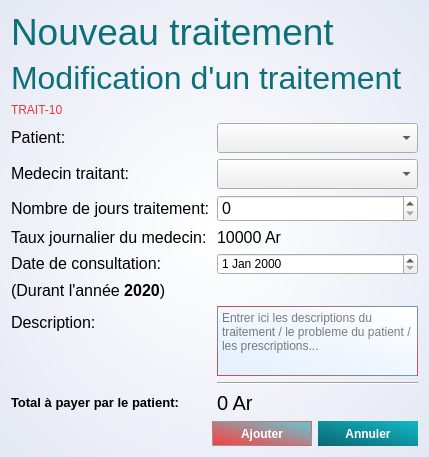
<?xml version="1.0" encoding="UTF-8"?>
<ui version="4.0">
 <class>AddTraitDialog</class>
 <widget class="QDialog" name="AddTraitDialog">
  <property name="geometry">
   <rect>
    <x>0</x>
    <y>0</y>
    <width>429</width>
    <height>443</height>
   </rect>
  </property>
  <property name="windowTitle">
   <string>Dialog</string>
  </property>
  <property name="styleSheet">
   <string notr="true">#AddTraitDialog{
background-color: qradialgradient(spread:pad, cx:0.494318, cy:0.5, radius:0.859, fx:0.5, fy:0.5, stop:0 rgba(255, 255, 255, 255), stop:1 rgba(222, 227, 241, 255));
}</string>
  </property>
  <layout class="QVBoxLayout" name="verticalLayout">
   <item>
    <widget class="QLabel" name="newTraitLbl">
     <property name="styleSheet">
      <string notr="true">color: rgb(13, 111, 122);
font: 75 26pt &quot;Calibri&quot;;</string>
     </property>
     <property name="text">
      <string>&lt;!DOCTYPE HTML PUBLIC &quot;-//W3C//DTD HTML 4.0//EN&quot; &quot;http://www.w3.org/TR/REC-html40/strict.dtd&quot;&gt;
&lt;html&gt;&lt;head&gt;&lt;meta name=&quot;qrichtext&quot; content=&quot;1&quot; /&gt;&lt;style type=&quot;text/css&quot;&gt;
p, li { white-space: pre-wrap; }
&lt;/style&gt;&lt;/head&gt;&lt;body style=&quot; font-family:'Calibri'; font-size:26pt; font-weight:72; font-style:normal;&quot;&gt;
&lt;p style=&quot; margin-top:12px; margin-bottom:12px; margin-left:0px; margin-right:0px; -qt-block-indent:0; text-indent:0px;&quot;&gt;&lt;span style=&quot; font-family:'Quantify'; font-size:28pt; font-weight:400;&quot;&gt;Nouveau traitement&lt;/span&gt;&lt;/p&gt;&lt;/body&gt;&lt;/html&gt;</string>
     </property>
    </widget>
   </item>
   <item>
    <widget class="QLabel" name="editTraitLbl">
     <property name="styleSheet">
      <string notr="true">color: rgb(13, 111, 122);
font: 75 26pt &quot;Calibri&quot;;</string>
     </property>
     <property name="text">
      <string>&lt;!DOCTYPE HTML PUBLIC &quot;-//W3C//DTD HTML 4.0//EN&quot; &quot;http://www.w3.org/TR/REC-html40/strict.dtd&quot;&gt;
&lt;html&gt;&lt;head&gt;&lt;meta name=&quot;qrichtext&quot; content=&quot;1&quot; /&gt;&lt;style type=&quot;text/css&quot;&gt;
p, li { white-space: pre-wrap; }
&lt;/style&gt;&lt;/head&gt;&lt;body style=&quot; font-family:'Calibri'; font-size:26pt; font-weight:72; font-style:normal;&quot;&gt;
&lt;p style=&quot; margin-top:12px; margin-bottom:12px; margin-left:0px; margin-right:0px; -qt-block-indent:0; text-indent:0px;&quot;&gt;&lt;span style=&quot; font-family:'Quantify'; font-size:24pt; font-weight:400;&quot;&gt;Modification d'un traitement&lt;/span&gt;&lt;/p&gt;&lt;/body&gt;&lt;/html&gt;</string>
     </property>
    </widget>
   </item>
   <item>
    <widget class="QLabel" name="numTrait">
     <property name="styleSheet">
      <string notr="true">font: 20pt &quot;Quantify&quot;;
color:rgb(232, 54, 54);</string>
     </property>
     <property name="text">
      <string>TRAIT-10</string>
     </property>
    </widget>
   </item>
   <item>
    <spacer name="verticalSpacer_2">
     <property name="orientation">
      <enum>Qt::Vertical</enum>
     </property>
     <property name="sizeHint" stdset="0">
      <size>
       <width>20</width>
       <height>11</height>
      </size>
     </property>
    </spacer>
   </item>
   <item>
    <layout class="QFormLayout" name="formLayout">
     <item row="0" column="0">
      <widget class="QLabel" name="label">
       <property name="text">
        <string>&lt;html&gt;&lt;head/&gt;&lt;body&gt;&lt;p&gt;&lt;span style=&quot; font-size:12pt;&quot;&gt;Patient: &lt;/span&gt;&lt;/p&gt;&lt;/body&gt;&lt;/html&gt;</string>
       </property>
      </widget>
     </item>
     <item row="0" column="1">
      <widget class="QComboBox" name="listePat">
       <property name="minimumSize">
        <size>
         <width>0</width>
         <height>30</height>
        </size>
       </property>
      </widget>
     </item>
     <item row="1" column="0">
      <widget class="QLabel" name="label_2">
       <property name="text">
        <string>&lt;html&gt;&lt;head/&gt;&lt;body&gt;&lt;p&gt;&lt;span style=&quot; font-size:12pt;&quot;&gt;Medecin traitant: &lt;/span&gt;&lt;/p&gt;&lt;/body&gt;&lt;/html&gt;</string>
       </property>
      </widget>
     </item>
     <item row="1" column="1">
      <widget class="QComboBox" name="listeMed">
       <property name="minimumSize">
        <size>
         <width>0</width>
         <height>30</height>
        </size>
       </property>
       <property name="styleSheet">
        <string notr="true"/>
       </property>
      </widget>
     </item>
     <item row="2" column="0">
      <widget class="QLabel" name="label_4">
       <property name="text">
        <string>&lt;html&gt;&lt;head/&gt;&lt;body&gt;&lt;p&gt;&lt;span style=&quot; font-size:12pt;&quot;&gt;Nombre de jours traitement:&lt;/span&gt;&lt;/p&gt;&lt;/body&gt;&lt;/html&gt;</string>
       </property>
      </widget>
     </item>
     <item row="2" column="1">
      <widget class="QSpinBox" name="nbJours">
       <property name="styleSheet">
        <string notr="true">font-size: 12pt;</string>
       </property>
      </widget>
     </item>
     <item row="3" column="0">
      <widget class="QLabel" name="label_3">
       <property name="text">
        <string>&lt;html&gt;&lt;head/&gt;&lt;body&gt;&lt;p&gt;&lt;span style=&quot; font-size:12pt;&quot;&gt;Taux journalier du medecin: &lt;/span&gt;&lt;/p&gt;&lt;/body&gt;&lt;/html&gt;</string>
       </property>
      </widget>
     </item>
     <item row="3" column="1">
      <widget class="QLabel" name="tauxLbl">
       <property name="styleSheet">
        <string notr="true">font-size: 12pt;</string>
       </property>
       <property name="text">
        <string>10000 Ar</string>
       </property>
      </widget>
     </item>
     <item row="4" column="0">
      <widget class="QLabel" name="label_9">
       <property name="text">
        <string>&lt;html&gt;&lt;head/&gt;&lt;body&gt;&lt;p&gt;&lt;span style=&quot; font-size:12pt;&quot;&gt;Date de consultation:&lt;/span&gt;&lt;/p&gt;&lt;/body&gt;&lt;/html&gt;</string>
       </property>
      </widget>
     </item>
     <item row="4" column="1">
      <widget class="QDateEdit" name="dateConsu"/>
     </item>
     <item row="6" column="0">
      <widget class="QLabel" name="label_10">
       <property name="text">
        <string>&lt;html&gt;&lt;head/&gt;&lt;body&gt;&lt;p&gt;&lt;span style=&quot; font-size:12pt;&quot;&gt;Description:&lt;/span&gt;&lt;/p&gt;&lt;/body&gt;&lt;/html&gt;</string>
       </property>
      </widget>
     </item>
     <item row="6" column="1">
      <widget class="QTextEdit" name="description">
       <property name="maximumSize">
        <size>
         <width>16777215</width>
         <height>80</height>
        </size>
       </property>
       <property name="styleSheet">
        <string notr="true">border: 1px solid qlineargradient(spread:pad, x1:0, y1:0.534, x2:0.994318, y2:0.518, stop:0 rgba(144, 250, 197, 255), stop:1 rgba(132, 165, 253, 255));
border: 1px solid qlineargradient(spread:pad, x1:0, y1:1, x2:1, y2:0, stop:0 rgba(255, 34, 34, 255), stop:1 rgba(55, 198, 214, 255));
background-color: qlineargradient(spread:pad, x1:0, y1:0.989, x2:1, y2:0, stop:0 rgba(222, 237, 255, 198), stop:1 rgba(255, 255, 255, 255));
font-size: 11pts;</string>
       </property>
       <property name="placeholderText">
        <string>Entrer ici les descriptions du traitement / le probleme du patient / les prescriptions...</string>
       </property>
      </widget>
     </item>
     <item row="8" column="0">
      <widget class="QLabel" name="label_12">
       <property name="text">
        <string>&lt;html&gt;&lt;head/&gt;&lt;body&gt;&lt;p&gt;&lt;span style=&quot; font-size:10pt; font-weight:600;&quot;&gt;Total à payer par le patient:&lt;/span&gt;&lt;/p&gt;&lt;/body&gt;&lt;/html&gt;</string>
       </property>
      </widget>
     </item>
     <item row="8" column="1">
      <widget class="QLabel" name="coupTotal">
       <property name="styleSheet">
        <string notr="true">font-size: 15pt;</string>
       </property>
       <property name="text">
        <string>0 Ar</string>
       </property>
      </widget>
     </item>
     <item row="7" column="1">
      <widget class="Line" name="line">
       <property name="orientation">
        <enum>Qt::Horizontal</enum>
       </property>
      </widget>
     </item>
     <item row="5" column="0">
      <widget class="QLabel" name="critereLbl">
       <property name="text">
        <string>&lt;html&gt;&lt;head/&gt;&lt;body&gt;&lt;p&gt;&lt;span style=&quot; font-size:12pt;&quot;&gt;(Durant l'année &lt;/span&gt;&lt;span style=&quot; font-size:12pt; font-weight:600;&quot;&gt;2020&lt;/span&gt;&lt;span style=&quot; font-size:12pt;&quot;&gt;)&lt;/span&gt;&lt;/p&gt;&lt;/body&gt;&lt;/html&gt;</string>
       </property>
      </widget>
     </item>
    </layout>
   </item>
   <item>
    <spacer name="verticalSpacer">
     <property name="orientation">
      <enum>Qt::Vertical</enum>
     </property>
     <property name="sizeHint" stdset="0">
      <size>
       <width>20</width>
       <height>12</height>
      </size>
     </property>
    </spacer>
   </item>
   <item>
    <layout class="QHBoxLayout" name="horizontalLayout">
     <item>
      <spacer name="horizontalSpacer">
       <property name="orientation">
        <enum>Qt::Horizontal</enum>
       </property>
       <property name="sizeHint" stdset="0">
        <size>
         <width>40</width>
         <height>20</height>
        </size>
       </property>
      </spacer>
     </item>
     <item>
      <widget class="QPushButton" name="addMedBtn">
       <property name="minimumSize">
        <size>
         <width>100</width>
         <height>25</height>
        </size>
       </property>
       <property name="styleSheet">
        <string notr="true">#addMedBtn{
	border:none;
border: 1px solid qlineargradient(spread:pad, x1:1, y1:0, x2:0, y2:1, stop:0 rgba(255, 59, 59, 255), stop:1 rgba(98, 202, 214, 255));
background-color: qlineargradient(spread:pad, x1:0, y1:1, x2:1, y2:0, stop:0 rgba(255, 59, 59, 255), stop:1 rgba(98, 202, 214, 255));
color: rgb(232, 54, 54);
color: white;
font-weight: bold;
}
#addMedBtn:hover{
	background-color: qlineargradient(spread:pad, x1:0, y1:1, x2:1, y2:0, stop:0 rgba(255, 34, 34, 255), stop:1 rgba(55, 198, 214, 255));
}</string>
       </property>
       <property name="text">
        <string>Ajouter</string>
       </property>
      </widget>
     </item>
     <item>
      <widget class="QPushButton" name="cancelBtn">
       <property name="minimumSize">
        <size>
         <width>100</width>
         <height>25</height>
        </size>
       </property>
       <property name="styleSheet">
        <string notr="true">#cancelBtn{
border:none;
background-color: qlineargradient(spread:pad, x1:0, y1:1, x2:1, y2:0, stop:0 rgba(11, 102, 112, 255), stop:1 rgba(18, 185, 200, 255));
color: rgb(232, 54, 54);
color: white;
font-weight: bold;
}
#cancelBtn:hover{
background-color: qlineargradient(spread:pad, x1:0, y1:1, x2:1, y2:0, stop:0 rgba(9, 87, 94, 255), stop:1 rgba(15, 174, 182, 255));
}</string>
       </property>
       <property name="text">
        <string>Annuler</string>
       </property>
      </widget>
     </item>
    </layout>
   </item>
  </layout>
 </widget>
 <resources/>
 <connections/>
</ui>
